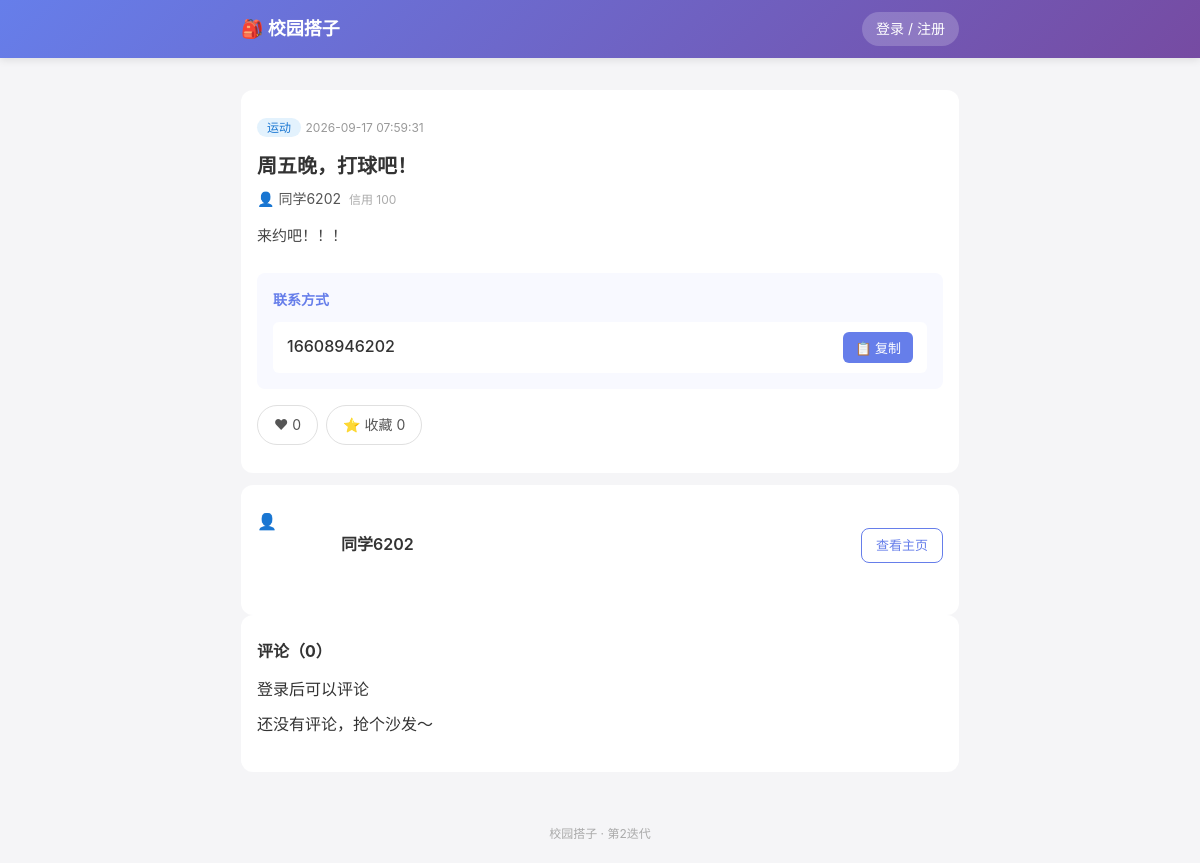
/post/1, run on an earlier commit of the app's database.
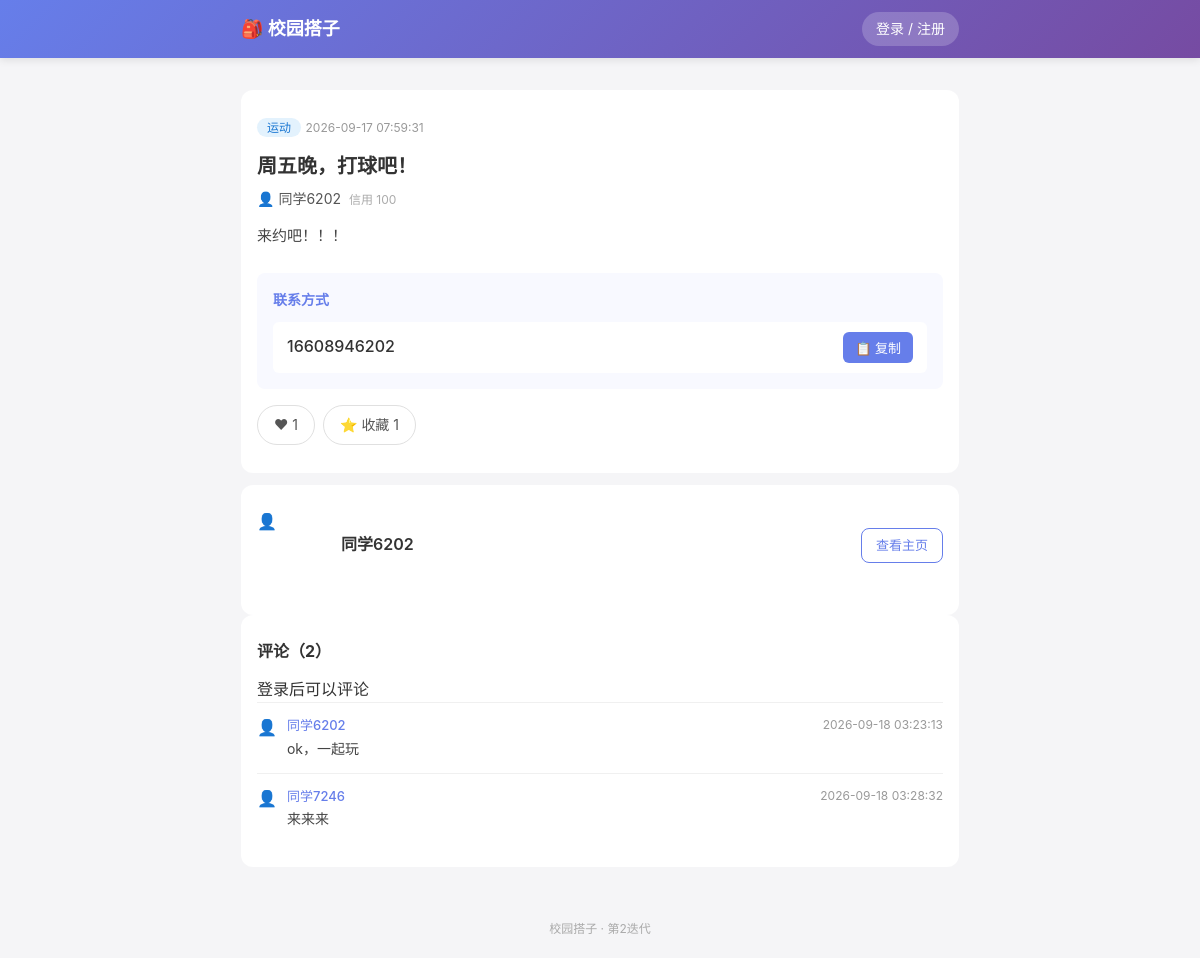
And on a later commit of the database.
### tables this page shows
CREATE TABLE posts (
            id INTEGER PRIMARY KEY AUTOINCREMENT,
            user_id INTEGER NOT NULL,
            title TEXT NOT NULL,
            category TEXT NOT NULL,
            content TEXT NOT NULL,
            contact TEXT NOT NULL,
            create_time DATETIME DEFAULT CURRENT_TIMESTAMP,
            status TINYINT DEFAULT 1,
            FOREIGN KEY (user_id) REFERENCES users(id)
        );

CREATE TABLE users (
            id INTEGER PRIMARY KEY AUTOINCREMENT,
            phone TEXT UNIQUE NOT NULL,
            password_hash TEXT NOT NULL,
            nickname TEXT,
            create_time DATETIME DEFAULT CURRENT_TIMESTAMP
        , credit INTEGER DEFAULT 100, age INTEGER, gender TEXT, interests TEXT, bio TEXT, avatar TEXT, contact_public INTEGER DEFAULT 1);

CREATE TABLE comments (
            id INTEGER PRIMARY KEY AUTOINCREMENT,
            post_id INTEGER NOT NULL,
            user_id INTEGER NOT NULL,
            content TEXT NOT NULL,
            create_time DATETIME DEFAULT CURRENT_TIMESTAMP
        );

### app.py (the view, shortened to what this page needs)
@app.route('/post/<int:post_id>')
def post_detail(post_id):
    conn = get_conn()
    c = conn.cursor()
    post = c.execute('''
        SELECT p.id, p.title, p.category, p.content, p.contact, p.create_time,
               u.nickname, u.id AS author_id, u.age, u.gender, u.interests,
               u.bio, u.credit, u.avatar, u.contact_public
        FROM posts p JOIN users u ON p.user_id = u.id
        WHERE p.id = ? AND p.status = 1
    ''', (post_id,)).fetchone()
    if not post:
        conn.close()
        return '帖子不存在或已删除'
    comments = c.execute('''
        SELECT cm.id, cm.content, cm.create_time, u.nickname, u.id AS user_id, u.avatar
        FROM comments cm JOIN users u ON cm.user_id = u.id
        WHERE cm.post_id = ? ORDER BY cm.create_time ASC
    ''', (post_id,)).fetchall()
    like_count = c.execute('SELECT COUNT(*) AS n FROM likes WHERE post_id = ?', (post_id,)).fetchone()['n']
    fav_count = c.execute('SELECT COUNT(*) AS n FROM favorites WHERE post_id = ?', (post_id,)).fetchone()['n']
    liked = favorited = is_owner = blocked_by_author = False
    conn.close()
    author_interests = parse_interests(post['interests'] or '')
    contact_visible = bool(post['contact_public']) or 'user_id' in session
    return render_template('detail.html', post=post, comments=comments,
                           like_count=like_count, fav_count=fav_count,
                           liked=liked, favorited=favorited,
                           is_owner=is_owner, blocked_by_author=blocked_by_author,
                           author_interests=author_interests,
                           contact_visible=contact_visible)

### app.py (called while the page is built)
def get_conn():
    conn = sqlite3.connect(DB_PATH)
    conn.row_factory = sqlite3.Row
    return conn

def parse_interests(interests_raw):
    tags = [t.strip() for t in interests_raw.replace('，', ',').split(',') if t.strip()]
    return list(dict.fromkeys(tags))

@app.context_processor
def inject_global_vars():
    return {
        'logged_in': 'user_id' in session,
        'nickname': session.get('nickname', ''),
        'avatar': session.get('avatar', ''),
    }

### templates/detail.html (shortened to what this page needs)
{% extends "base.html" %}
{% block content %}
<div class="detail-container">
    <div class="detail-card">
        <div class="detail-header">
            <span class="post-category cat-{{ post.category }}">{{ post.category }}</span>
            <span class="post-time">{{ post.create_time }}</span>
        </div>
        <h1 class="detail-title">{{ post.title }}</h1>
        <a href="/user/{{ post.author_id }}" class="detail-author">
            {% if post.avatar %}<img src="{{ post.avatar }}" class="mini-avatar" alt="头像">{% else %}👤{% endif %}
            {{ post.nickname }}
            <span class="author-age">信用 {{ post.credit }}</span>
        </a>
        <div class="detail-content">{{ post.content }}</div>
        {% if contact_visible %}
        <div class="detail-contact">
            <h4>联系方式</h4>
            <div class="contact-box">
                <span class="contact-text" id="contactText">{{ post.contact }}</span>
                <button class="btn-copy" onclick="copyContact()">📋 复制</button>
            </div>
        </div>
        {% else %}
        <div class="detail-contact">
            <h4>联系方式</h4>
            <div class="tip">作者设置了仅登录用户可见，<a href="/login">登录后</a>查看</div>
        </div>
        {% endif %}
        <div class="detail-actions">
            {% if logged_in %}
            <button class="action-btn {{ 'active' if liked else '' }}" id="like-btn"
                    onclick="toggleLike()">❤ <span id="like-count">{{ like_count }}</span></button>
            <button class="action-btn {{ 'active' if favorited else '' }}" id="fav-btn"
                    onclick="toggleFav()">⭐ 收藏 <span id="fav-count">{{ fav_count }}</span></button>
            {% else %}
            <span class="action-btn">❤ <span>{{ like_count }}</span></span>
            <span class="action-btn">⭐ 收藏 <span>{{ fav_count }}</span></span>
            {% endif %}
        </div>
    </div>
    <div class="detail-card author-card">
        <div class="author-card-head">
            {% if post.avatar %}<img src="{{ post.avatar }}" class="big-avatar" alt="头像">{% else %}<div class="big-avatar">👤</div>{% endif %}
            <div>
                <a href="/user/{{ post.author_id }}" class="author-name">{{ post.nickname }}</a>
            </div>
            <a href="/user/{{ post.author_id }}" class="btn-secondary btn-sm">查看主页</a>
        </div>
    </div>
    <div class="detail-card">
        <h3 class="section-title">评论（{{ comments|length }}）</h3>
        {% if logged_in and not blocked_by_author %}
        <form method="POST" action="/post/{{ post.id }}/comment" class="comment-form">
            <input type="text" name="content" maxlength="200" required
                   placeholder="友善评论，先聊聊再决定要不要一起玩～">
            <button type="submit" class="btn-comment">评论</button>
        </form>
        {% elif blocked_by_author %}
        <div class="tip">你已被该帖作者拉黑，无法评论</div>
        {% else %}
        <div class="tip"><a href="/login">登录后可以评论</a></div>
        {% endif %}
        <div class="comment-list">
            {% for cm in comments %}
            <div class="comment-item">
                {% if cm.avatar %}<img src="{{ cm.avatar }}" class="mini-avatar" alt="头像">{% else %}👤{% endif %}
                <div class="comment-body">
                    <div class="comment-head">
                        <a href="/user/{{ cm.user_id }}" class="comment-name">{{ cm.nickname }}</a>
                        <span class="post-time">{{ cm.create_time }}</span>
                    </div>
                    <div class="comment-text">{{ cm.content }}</div>
                </div>
            </div>
            {% else %}
            <div class="tip" style="padding:10px 0;">还没有评论，抢个沙发～</div>
            {% endfor %}
        </div>
    </div>
</div>
{% endblock %}

### templates/base.html (shortened to what this page needs)
<!DOCTYPE html>
<html lang="zh-CN">
<head>
    <link rel="stylesheet" href="/static/css/style.css">
</head>
<body>
    <nav class="navbar">
        <div class="nav-container">
            <a href="/" class="nav-logo">🎒 校园搭子</a>
            <div class="nav-links">
                {% if logged_in %}
                    <a href="/publish" class="nav-btn">＋ 发帖</a>
                    <a href="/notifications" class="nav-btn nav-bell">🔔
                        <span class="badge" id="unread-badge" style="display:none;">0</span>
                    </a>
                    <a href="/profile" class="nav-btn">
                        {% if avatar %}<img src="{{ avatar }}" class="nav-avatar" alt="头像">{% else %}👤{% endif %}
                        {{ nickname }}
                    </a>
                {% else %}
                    <a href="/login" class="nav-btn">登录 / 注册</a>
                {% endif %}
            </div>
        </div>
    </nav>
    <main class="main-content">
        {% block content %}{% endblock %}
    </main>
    <footer class="footer">
        <p>校园搭子 · 第2迭代</p>
    </footer>
</body>
</html>

### static/css/style.css (style rules this page uses)
* { margin: 0; padding: 0; box-sizing: border-box; }
body { font-family: -apple-system, BlinkMacSystemFont, "Segoe UI", "PingFang SC", "Hiragino Sans GB", "Microsoft YaHei", sans-serif; background-color: #f5f5f7; color: #333; line-height: 1.6; }
a { text-decoration: none; color: inherit; }
.navbar { background: linear-gradient(135deg, #667eea 0%, #764ba2 100%); color: white; position: sticky; top: 0; z-index: 100; box-shadow: 0 2px 8px rgba(0,0,0,0.1); }
.nav-container { max-width: 750px; margin: 0 auto; padding: 12px 16px; display: flex; justify-content: space-between; align-items: center; }
.nav-logo { font-size: 18px; font-weight: bold; color: white; }
.nav-links { display: flex; gap: 12px; }
.nav-btn { color: white; padding: 6px 14px; border-radius: 20px; font-size: 14px; background: rgba(255,255,255,0.2); transition: background 0.2s; }
.main-content { max-width: 750px; margin: 0 auto; padding: 16px; min-height: calc(100vh - 120px); }
.post-category { font-size: 12px; padding: 2px 10px; border-radius: 10px; font-weight: 500; }
.cat-运动 { background: #e3f2fd; color: #1976d2; }
.post-time { font-size: 12px; color: #999; }
.btn-secondary { display: inline-block; padding: 10px 24px; background: white; color: #667eea; border: 1px solid #667eea; border-radius: 8px; font-size: 14px; cursor: pointer; text-align: center; }
.detail-container { padding: 16px 0; }
.detail-card { background: white; border-radius: 12px; padding: 24px 16px; }
.detail-title { font-size: 20px; margin: 12px 0 8px; line-height: 1.4; }
.detail-content { font-size: 15px; line-height: 1.8; color: #444; margin-bottom: 24px; }
.detail-contact { background: #f8f9ff; padding: 16px; border-radius: 8px; }
.detail-contact h4 { font-size: 14px; color: #667eea; margin-bottom: 10px; }
.contact-box { display: flex; justify-content: space-between; align-items: center; background: white; padding: 10px 14px; border-radius: 6px; }
.contact-text { font-size: 16px; font-weight: 500; }
.btn-copy { background: #667eea; color: white; border: none; padding: 6px 12px; border-radius: 6px; font-size: 13px; cursor: pointer; }
.section-title { font-size: 16px; margin-bottom: 12px; color: #333; }
.footer { text-align: center; padding: 20px; color: #aaa; font-size: 12px; }
.big-avatar { width: 72px; height: 72px; border-radius: 50%; object-fit: cover; }
.author-age { color: #aaa; font-size: 12px; margin-left: 4px; }
.detail-author { display: block; color: #555; font-size: 14px; margin-bottom: 12px; }
.detail-actions { display: flex; flex-wrap: wrap; gap: 8px; margin: 16px 0 4px; }
.action-btn { display: inline-block; padding: 8px 16px; border: 1px solid #e0e0e0; background: white; border-radius: 20px; font-size: 14px; color: #555; cursor: pointer; transition: all 0.2s; }
.author-card { margin-top: 12px; }
.author-card-head { display: flex; align-items: center; gap: 12px; margin-bottom: 10px; }
.author-name { font-size: 16px; font-weight: 600; color: #333; }
.btn-sm { padding: 6px 14px; font-size: 13px; margin-left: auto; }
.comment-item { display: flex; gap: 10px; padding: 12px 0; border-top: 1px solid #f0f0f0; }
.comment-body { flex: 1; }
.comment-head { display: flex; justify-content: space-between; margin-bottom: 2px; }
.comment-name { font-size: 13px; font-weight: 500; color: #667eea; }
.comment-text { font-size: 14px; color: #444; }

What changed in the data, as far as the page shows it:
added comments: nickname "同学6202", create_time "2026-09-18 03:23:13", content "ok，一起玩"
added comments: nickname "同学7246", create_time "2026-09-18 03:28:32", content "来来来"
Also different on the page:
{{ like_count }}: "0" → "1"
{{ fav_count }}: "0" → "1"
{{ comments|length }}: "0" → "2"
text no longer shown: "还没有评论，抢个沙发～"
